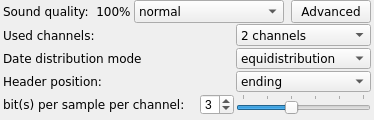
<?xml version="1.0" encoding="UTF-8"?>
<ui version="4.0">
 <class>OptionWidgetSilentEyeWav</class>
 <widget class="QWidget" name="OptionWidgetSilentEyeWav">
  <property name="geometry">
   <rect>
    <x>0</x>
    <y>0</y>
    <width>374</width>
    <height>120</height>
   </rect>
  </property>
  <property name="minimumSize">
   <size>
    <width>0</width>
    <height>120</height>
   </size>
  </property>
  <property name="maximumSize">
   <size>
    <width>16777215</width>
    <height>120</height>
   </size>
  </property>
  <property name="windowTitle">
   <string>Form</string>
  </property>
  <layout class="QVBoxLayout" name="verticalLayout">
   <property name="spacing">
    <number>0</number>
   </property>
   <property name="margin">
    <number>0</number>
   </property>
   <item>
    <widget class="QWidget" name="standardWidget" native="true">
     <layout class="QHBoxLayout" name="horizontalLayout">
      <property name="spacing">
       <number>3</number>
      </property>
      <property name="leftMargin">
       <number>3</number>
      </property>
      <property name="topMargin">
       <number>0</number>
      </property>
      <property name="rightMargin">
       <number>3</number>
      </property>
      <property name="bottomMargin">
       <number>0</number>
      </property>
      <item>
       <widget class="QLabel" name="qualityLabel">
        <property name="font">
         <font>
          <family>Verdana</family>
         </font>
        </property>
        <property name="text">
         <string>Sound quality: </string>
        </property>
       </widget>
      </item>
      <item>
       <widget class="QLabel" name="pourcentLabel">
        <property name="maximumSize">
         <size>
          <width>16777215</width>
          <height>16777215</height>
         </size>
        </property>
        <property name="font">
         <font>
          <family>Verdana</family>
          <weight>50</weight>
          <bold>false</bold>
         </font>
        </property>
        <property name="text">
         <string>100%</string>
        </property>
        <property name="alignment">
         <set>Qt::AlignCenter</set>
        </property>
       </widget>
      </item>
      <item>
       <widget class="QComboBox" name="qualityComboBox">
        <property name="minimumSize">
         <size>
          <width>150</width>
          <height>0</height>
         </size>
        </property>
        <property name="font">
         <font>
          <family>Verdana</family>
         </font>
        </property>
        <property name="currentIndex">
         <number>1</number>
        </property>
        <property name="frame">
         <bool>true</bool>
        </property>
        <item>
         <property name="text">
          <string>low</string>
         </property>
        </item>
        <item>
         <property name="text">
          <string>normal</string>
         </property>
        </item>
        <item>
         <property name="text">
          <string>high</string>
         </property>
        </item>
       </widget>
      </item>
      <item>
       <spacer name="horizontalSpacer">
        <property name="orientation">
         <enum>Qt::Horizontal</enum>
        </property>
        <property name="sizeHint" stdset="0">
         <size>
          <width>32</width>
          <height>20</height>
         </size>
        </property>
       </spacer>
      </item>
      <item>
       <widget class="QPushButton" name="advancedButton">
        <property name="maximumSize">
         <size>
          <width>80</width>
          <height>16777215</height>
         </size>
        </property>
        <property name="font">
         <font>
          <family>Verdana</family>
         </font>
        </property>
        <property name="styleSheet">
         <string notr="true"/>
        </property>
        <property name="text">
         <string>Advanced</string>
        </property>
        <property name="checkable">
         <bool>true</bool>
        </property>
        <property name="checked">
         <bool>false</bool>
        </property>
        <property name="default">
         <bool>false</bool>
        </property>
        <property name="flat">
         <bool>false</bool>
        </property>
       </widget>
      </item>
     </layout>
    </widget>
   </item>
   <item>
    <widget class="QWidget" name="advancedWidget" native="true">
     <layout class="QGridLayout" name="advancedGridLayout">
      <property name="leftMargin">
       <number>3</number>
      </property>
      <property name="topMargin">
       <number>1</number>
      </property>
      <property name="rightMargin">
       <number>3</number>
      </property>
      <property name="bottomMargin">
       <number>5</number>
      </property>
      <property name="spacing">
       <number>2</number>
      </property>
      <item row="0" column="0">
       <widget class="QLabel" name="channelsLabel">
        <property name="font">
         <font>
          <family>Verdana</family>
         </font>
        </property>
        <property name="text">
         <string>Used channels:</string>
        </property>
       </widget>
      </item>
      <item row="0" column="2">
       <widget class="QComboBox" name="channelsComboBox">
        <property name="font">
         <font>
          <family>Verdana</family>
         </font>
        </property>
        <property name="currentIndex">
         <number>1</number>
        </property>
        <item>
         <property name="text">
          <string>1 channel</string>
         </property>
        </item>
        <item>
         <property name="text">
          <string>2 channels</string>
         </property>
        </item>
       </widget>
      </item>
      <item row="1" column="0">
       <widget class="QLabel" name="distributionLabel">
        <property name="font">
         <font>
          <family>Verdana</family>
         </font>
        </property>
        <property name="text">
         <string>Date distribution mode</string>
        </property>
       </widget>
      </item>
      <item row="1" column="2">
       <widget class="QComboBox" name="distributionComboBox">
        <property name="font">
         <font>
          <family>Verdana</family>
         </font>
        </property>
        <item>
         <property name="text">
          <string>equidistribution</string>
         </property>
        </item>
        <item>
         <property name="text">
          <string>inline</string>
         </property>
        </item>
       </widget>
      </item>
      <item row="2" column="0">
       <widget class="QLabel" name="headerLabel">
        <property name="font">
         <font>
          <family>Verdana</family>
         </font>
        </property>
        <property name="text">
         <string>Header position:</string>
        </property>
       </widget>
      </item>
      <item row="2" column="2">
       <widget class="QComboBox" name="headerComboBox">
        <property name="font">
         <font>
          <family>Verdana</family>
         </font>
        </property>
        <property name="currentIndex">
         <number>1</number>
        </property>
        <item>
         <property name="text">
          <string>beginning</string>
         </property>
        </item>
        <item>
         <property name="text">
          <string>ending</string>
         </property>
        </item>
       </widget>
      </item>
      <item row="3" column="1">
       <widget class="QSpinBox" name="nbBitsSpinBox">
        <property name="minimum">
         <number>1</number>
        </property>
        <property name="maximum">
         <number>6</number>
        </property>
        <property name="value">
         <number>3</number>
        </property>
       </widget>
      </item>
      <item row="3" column="0">
       <widget class="QLabel" name="bitsLabel">
        <property name="minimumSize">
         <size>
          <width>195</width>
          <height>0</height>
         </size>
        </property>
        <property name="maximumSize">
         <size>
          <width>16777215</width>
          <height>16777215</height>
         </size>
        </property>
        <property name="font">
         <font>
          <family>Verdana</family>
         </font>
        </property>
        <property name="text">
         <string>bit(s) per sample per channel:</string>
        </property>
       </widget>
      </item>
      <item row="3" column="2">
       <widget class="QSlider" name="nbBitsSlider">
        <property name="minimum">
         <number>1</number>
        </property>
        <property name="maximum">
         <number>6</number>
        </property>
        <property name="singleStep">
         <number>1</number>
        </property>
        <property name="pageStep">
         <number>1</number>
        </property>
        <property name="value">
         <number>3</number>
        </property>
        <property name="tracking">
         <bool>true</bool>
        </property>
        <property name="orientation">
         <enum>Qt::Horizontal</enum>
        </property>
        <property name="invertedAppearance">
         <bool>false</bool>
        </property>
        <property name="invertedControls">
         <bool>false</bool>
        </property>
        <property name="tickPosition">
         <enum>QSlider::TicksAbove</enum>
        </property>
        <property name="tickInterval">
         <number>1</number>
        </property>
       </widget>
      </item>
     </layout>
    </widget>
   </item>
  </layout>
 </widget>
 <resources/>
 <connections>
  <connection>
   <sender>nbBitsSpinBox</sender>
   <signal>valueChanged(int)</signal>
   <receiver>nbBitsSlider</receiver>
   <slot>setValue(int)</slot>
   <hints>
    <hint type="sourcelabel">
     <x>171</x>
     <y>97</y>
    </hint>
    <hint type="destinationlabel">
     <x>213</x>
     <y>98</y>
    </hint>
   </hints>
  </connection>
  <connection>
   <sender>nbBitsSlider</sender>
   <signal>valueChanged(int)</signal>
   <receiver>nbBitsSpinBox</receiver>
   <slot>setValue(int)</slot>
   <hints>
    <hint type="sourcelabel">
     <x>270</x>
     <y>104</y>
    </hint>
    <hint type="destinationlabel">
     <x>164</x>
     <y>108</y>
    </hint>
   </hints>
  </connection>
 </connections>
</ui>
